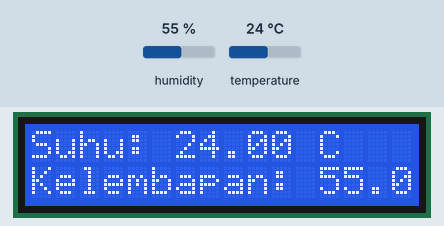
Simulated run of this sketch. Board: Arduino Uno, built with avr-gcc and run on an emulated ATmega328P. On the bench: 16×2 character LCD. The test bench sets the inputs (shaded band); at power-on: humidity 55 %, temperature 24 °C.

Above: at 1.2 s.
1.3 s: humidity set to 22 %
At 3.1 s:
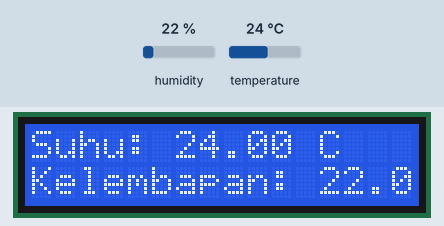
4.0 s: temperature set to 12 °C
At 4.7 s:
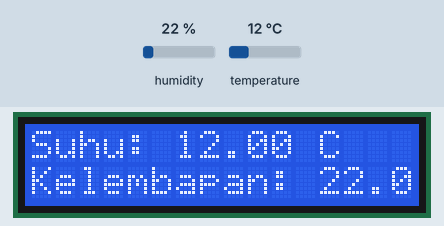
6.7 s: humidity set to 40 %
At 9.0 s:
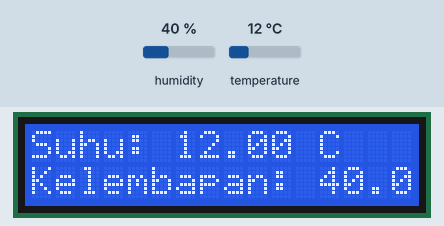
9.7 s: temperature set to 19 °C
At 10.5 s:
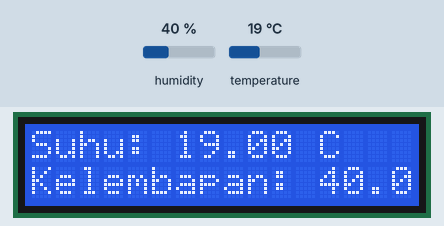
Timing chart, 0 to 12.7 s (numbered marks = the images above; inputs shaded):
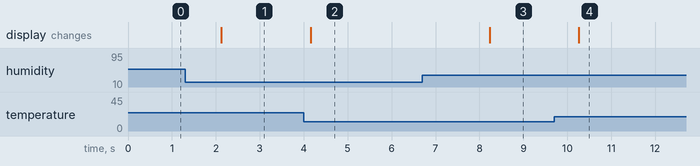

The sketch:

main.ino
```cpp
#include <DHT.h>
#include <LiquidCrystal.h>

#define DHTPIN 13     // Ganti sesuai pin data DHT11 kamu
#define DHTTYPE DHT11
DHT dht(DHTPIN, DHTTYPE);

LiquidCrystal lcd(12, 11, 5, 4, 3, 2);

void setup() {
  lcd.begin(16, 2);
  lcd.clear();
  Serial.begin(9600);
  dht.begin();
}

void loop() {
    float suhu = dht.readTemperature();
    float kelembapan = dht.readHumidity();
    lcd.setCursor(0, 0);
    lcd.print("Suhu: ");
    lcd.print(suhu);
    lcd.print(" C");

    lcd.setCursor(0, 1);
    lcd.print("Kelembapan: ");
    lcd.print(kelembapan);
    lcd.print(" %");
    delay(1000);

}
```

Measured:
- after the input at 1.3 s, the display: changes after 0.83 s (image 1)
- after the input at 4.0 s, the display: changes after 0.16 s (image 2)
- after the input at 6.7 s, the display: changes after 1.5 s (image 3)
- after the input at 9.7 s, the display: changes after 0.56 s (image 4)
